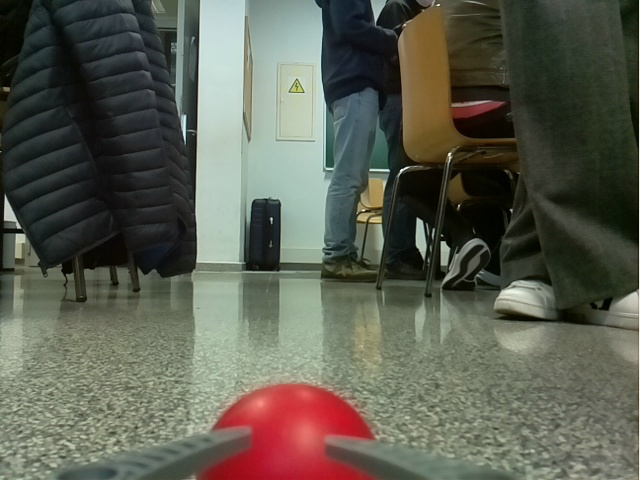
#> input picture practica3/fotosRobot/pelota_cerca.jpg, 640 x 480 px
$ python -i live_blobs.py   (imports and definitions only)   (older library calls are emulated)
#> lines starting #> are read from the running program, lines starting #| are printed output that depends on the picture; after the words box and inside, x2 and y2 are one past the last pixel; in counts of white or black regions, pixels touching at a corner belong together
#> further down, picture is the input picture: shape (480, 640, 3); mean B, G, R 81.4, 93.9, 92.3
import cv2
from cv2 import waitKey
import numpy as np;
import time     # import the time library for the sleep function
import picamera
from picamera.array import PiRGBArray
#Parametros para el simple blob detector
params = cv2.SimpleBlobDetector_Params()

# These are just examples, tune your own if needed
# Change thresholds
params.minThreshold = 10
params.maxThreshold = 200

# Filter by Area
params.filterByArea = True
# Se ha calculado el area con el minimo diametro obtenido 24mm => A= 452 y se ha dado un margen de 100
params.minArea = 350
# Se ha calculado el area con el maximo diametro obtenido 129mm => A= 13070 y se ha dado un margen de 2000 aprox
params.maxArea = 150000

# Filter by Circularity
# Lo he puesto a false porque sino en pelota_cerca como no es circular porque
# las pinzas tapan no detectaba la pelota
params.filterByCircularity = False
params.minCircularity = 0.2 # Innecesario porque es false

# Filter by Color
# No noto al diferencia de ponerlo a true y false
params.filterByColor = True
# not directly color, but intensity on the channel input
params.blobColor = 255 # 255 para brillantes 0 oscuros

# Se mantienen a false
params.filterByConvexity = False
params.filterByInertia = False


# Create a detector with the parameters
ver = (cv2.__version__).split('.')
if int(ver[0]) < 3 :
	detector = cv2.SimpleBlobDetector(params)
else :
	detector = cv2.SimpleBlobDetector_create(params)

#Naranja = frame, HSV_min=(5, 50, 50) , HSV_max=(15, 255, 255)
#Rojo = frame, HSV_min=(0, 70, 50), HSV_max=(10, 255, 255)
# [50 lines left out: function getBlobs, not called in this run]

# [1 line that did not run here, left out]
# [1 line that did not run here, left out]
# [1 line that did not run here, left out]
# [1 line that did not run here, left out]

# [1 line not run here, left out]

def detect_red(frame):
	img_hsv = cv2.cvtColor(frame, cv2.COLOR_BGR2HSV)
#> img_hsv: shape (480, 640, 3); mean H, S, V 55.1, 66.9, 100.5
	#Se utilizan 2 inRange porque el rojo en HSV se encuentra entre 0-10 y 160-180

	# Limites inferiores (0-10)
	red_0 = np.array([0, 80, 80])
	red_10 = np.array([10, 255, 255])

	# Limites superiores (160-180)
	red_160 = np.array([160,80,80])
	red_180 = np.array([179,255,255])

	mask0_10 = cv2.inRange(img_hsv, red_0, red_10)
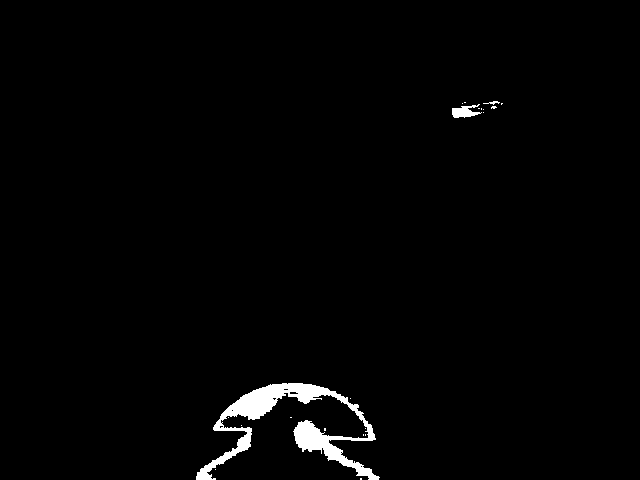
#> mask0_10: shape (480, 640); 1.6% white; 21 white regions (18 under 20 px), largest, box (x1, y1, x2, y2) and area: (196, 383, 380, 480) 4472, (452, 104, 482, 118) 239, (483, 101, 500, 105) 29
	mask_160_180 = cv2.inRange(img_hsv, red_160, red_180)
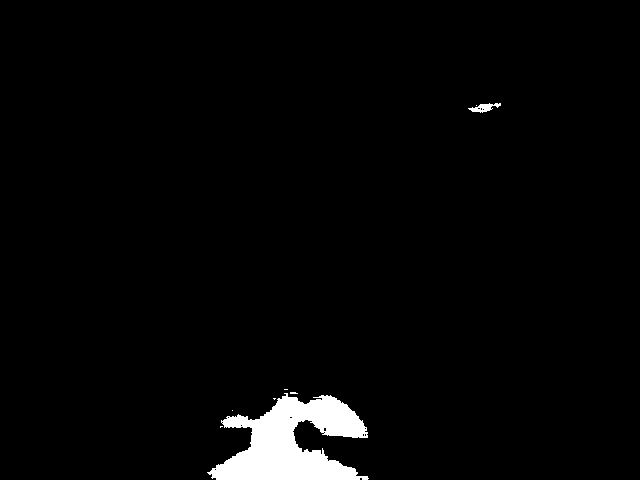
#> mask_160_180: shape (480, 640); 2.6% white; 8 white regions (6 under 20 px), largest, box (x1, y1, x2, y2) and area: (207, 393, 369, 480) 7882, (468, 103, 501, 113) 161

	mask = mask0_10 + mask_160_180
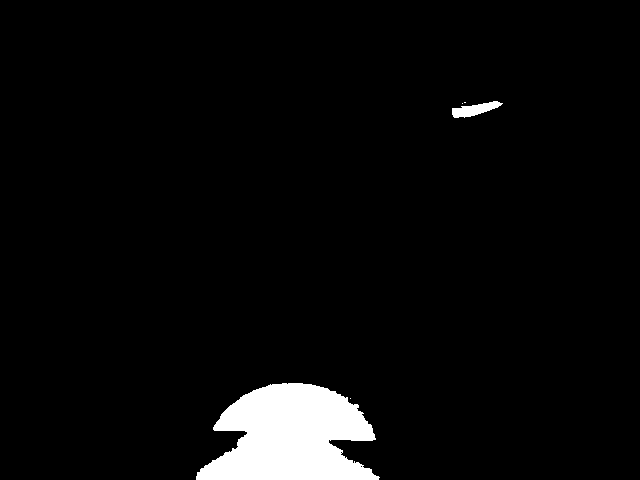
#> mask: shape (480, 640); 4.2% white; 5 white regions (3 under 20 px), largest, box (x1, y1, x2, y2) and area: (196, 383, 380, 480) 12401, (452, 101, 503, 118) 452
	red_pixels = 0
	for i in range(len(mask[479])):
		if mask[479][i] == 255:
			red_pixels+=1
#> after the loop, red_pixels = 183
	print(red_pixels)
#| 183
	return red_pixels

# [13 lines not run here, left out]

		#if (blob.size > 195) and abs(blob.pt[0] - 320) < 50 and (blob.pt[1] > 240):
		#	print('Esta en las pinzas')

>>> import cv2
>>> picture = cv2.imread('fotosRobot/pelota_cerca.jpg')
>>> result = detect_red(picture)
#> result = 183

$ run again, on practica3/fotosRobot/pelota_derecha.jpg
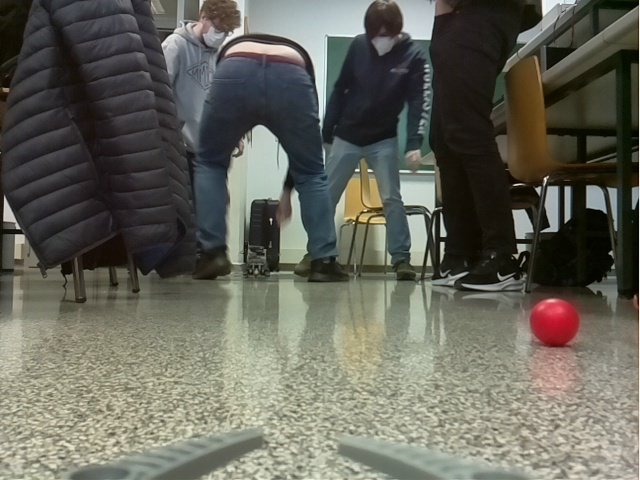
#> input picture practica3/fotosRobot/pelota_derecha.jpg, 640 x 480 px
#> picture is the input picture: shape (480, 640, 3); mean B, G, R 90.9, 101.2, 101.4
#> img_hsv: shape (480, 640, 3); mean H, S, V 55.9, 55.3, 105.4
#> in detect_red, `mask0_10 = cv2.inRange(img_hsv, red_0, red_10)`:
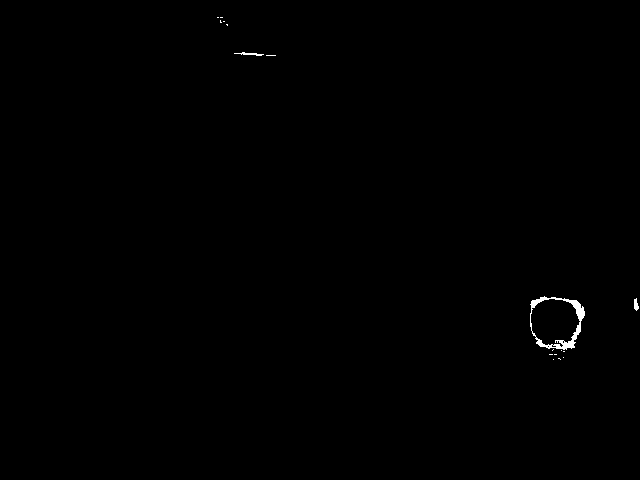
#> mask0_10: shape (480, 640); 0.25% white; 17 white regions (14 under 20 px), largest, box (x1, y1, x2, y2) and area: (530, 296, 585, 350) 633, (234, 52, 264, 56) 54, (634, 298, 639, 311) 44
#> mask_160_180: shape (480, 640); 0.59% white; 8 white regions (5 under 20 px), largest, box (x1, y1, x2, y2) and area: (531, 300, 580, 346) 1718, (267, 56, 285, 61) 47, (244, 55, 262, 59) 43
#> in detect_red, `mask = mask0_10 + mask_160_180`:
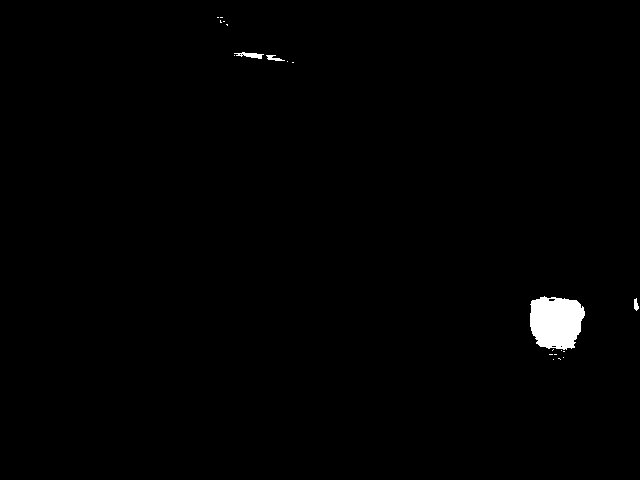
#> mask: shape (480, 640); 0.84% white; 20 white regions (16 under 20 px), largest, box (x1, y1, x2, y2) and area: (530, 296, 585, 350) 2352, (234, 52, 264, 59) 107, (266, 55, 285, 61) 57, (634, 298, 639, 311) 44
#> after the loop in detect_red, `for i in range(len(mask[479])):`: red_pixels = 0
#| 0

$ run again, on practica3/fotosRobot/pelota_izq_2.jpg
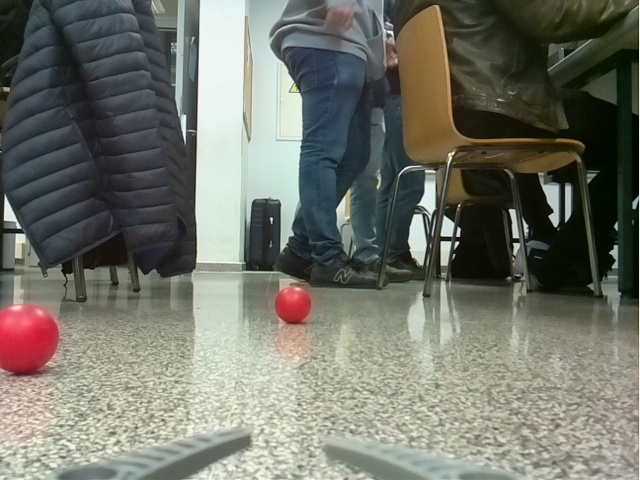
#> input picture practica3/fotosRobot/pelota_izq_2.jpg, 640 x 480 px
#> picture is the input picture: shape (480, 640, 3); mean B, G, R 106, 115.8, 113.9
#> img_hsv: shape (480, 640, 3); mean H, S, V 56.8, 58.4, 121
#> in detect_red, `mask0_10 = cv2.inRange(img_hsv, red_0, red_10)`:
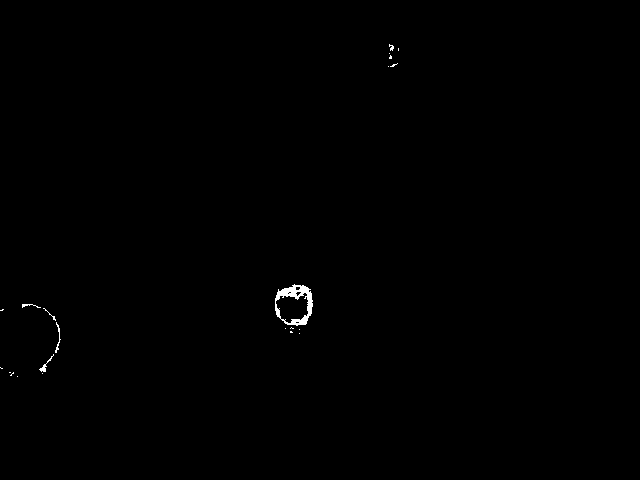
#> mask0_10: shape (480, 640); 0.27% white; 22 white regions (16 under 20 px), largest, box (x1, y1, x2, y2) and area: (275, 284, 313, 326) 597, (39, 354, 54, 372) 51, (55, 322, 61, 353) 50, (22, 304, 41, 308) 31, (43, 308, 56, 321) 22, (389, 44, 394, 51) 20
#> mask_160_180: shape (480, 640); 1.3% white; 5 white regions (3 under 20 px), largest, box (x1, y1, x2, y2) and area: (0, 305, 59, 377) 3465, (276, 293, 308, 323) 643
#> in detect_red, `mask = mask0_10 + mask_160_180`:
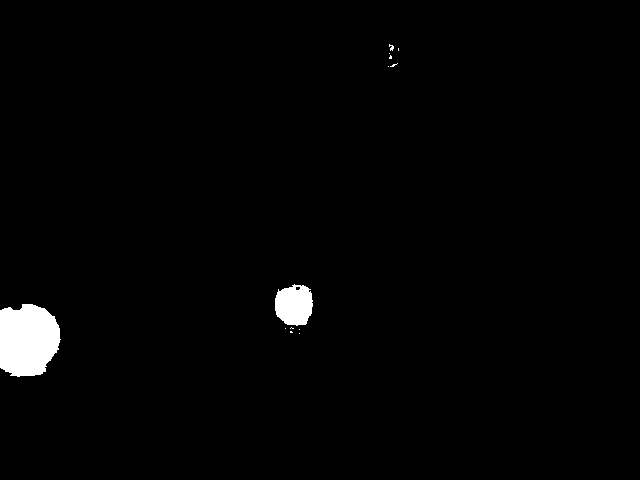
#> mask: shape (480, 640); 1.6% white; 13 white regions (10 under 20 px), largest, box (x1, y1, x2, y2) and area: (0, 304, 61, 377) 3637, (275, 284, 313, 326) 1257, (389, 44, 394, 51) 20
#> after the loop in detect_red, `for i in range(len(mask[479])):`: red_pixels = 0
#| 0
